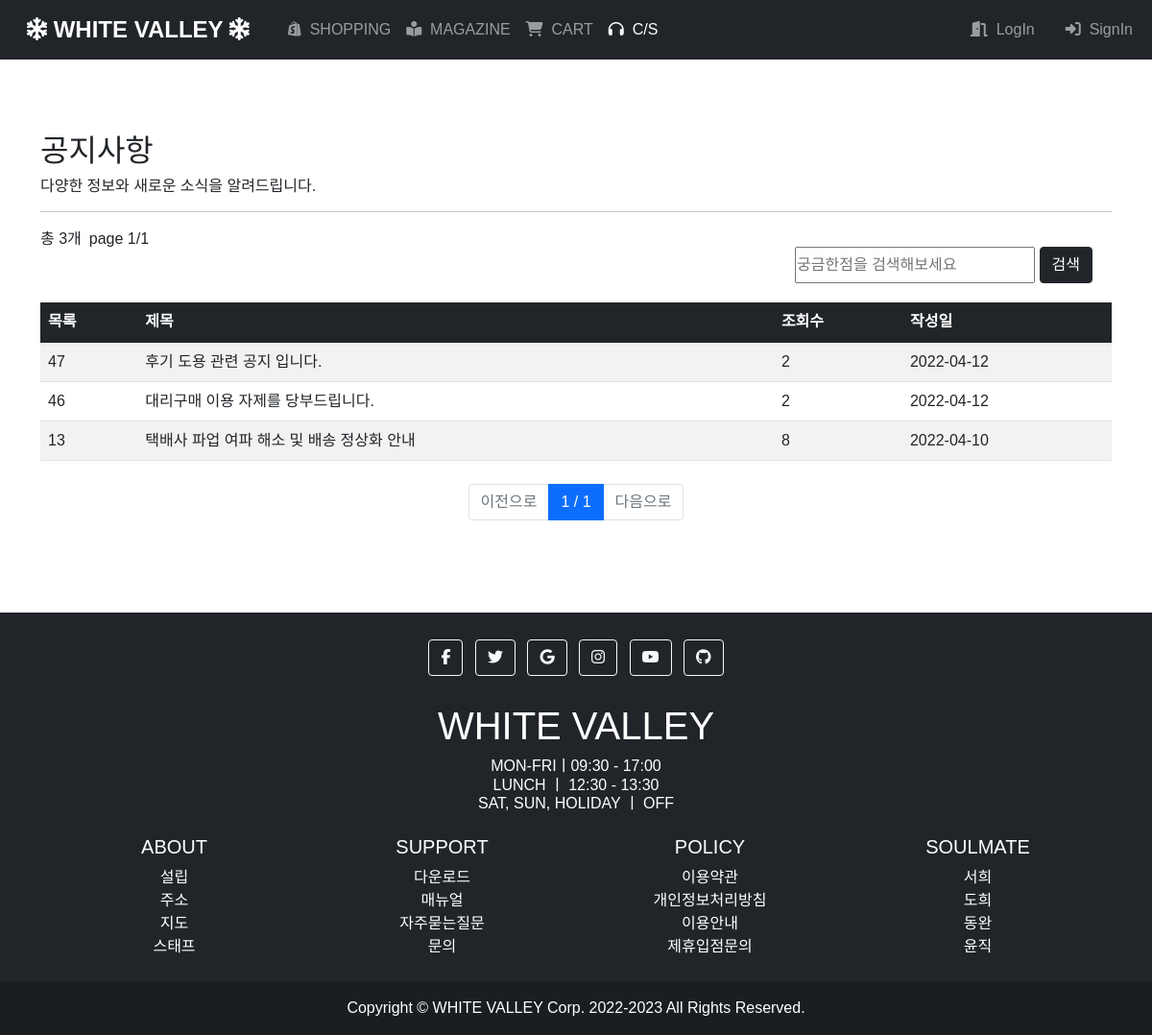
The page /whitevalley/cs/list/ on the database its author committed.
### shop/models.py (models this page shows, shortened)
class Config(models.Model):
    name = models.CharField(max_length=30, verbose_name="회사명")
    ceo = models.CharField(max_length=40, verbose_name="회사대표")
    number = models.CharField(max_length=30, verbose_name="사업자등록번호")
    address = models.CharField(max_length=600, verbose_name="회사주소")
    email = models.CharField(max_length=100, verbose_name="회사메일")
    site_name = models.CharField(max_length=30, verbose_name="사이트명")
    sale_time = models.CharField(max_length=300, verbose_name="영업시간")
    lunch_time = models.CharField(max_length=300, verbose_name="점심시간")
    holiday = models.CharField(max_length=300, verbose_name="휴일")
    sign_point = models.IntegerField(default=0, verbose_name="회원가입 적립금")
    return_point = models.IntegerField(default=0, verbose_name="구매 반환 적립금")
    review_point = models.IntegerField(default=0, verbose_name="포토후기 적립금")
    best_point = models.IntegerField(default=0, verbose_name="BEST 적립금")
    min_amount = models.IntegerField(default=0, verbose_name="최소 적용 가능 금액")
    max_point = models.IntegerField(default=0, verbose_name="최대 적용 가능 포인트")
    tag_show = models.BooleanField(default=True, verbose_name="태그 노출 여부")
    class Meta:
        db_table = 't_config'
        verbose_name = '환경 설정'
        verbose_name_plural = '환경 설정(들)'

### cs/models.py (models this page shows, shortened)
class Board(models.Model):
    user = models.ForeignKey('user.User', on_delete=models.CASCADE, verbose_name="작성자")
    tag = models.CharField(max_length=30, verbose_name='게시글 종류')
    title = models.CharField(max_length=60, verbose_name='제목')
    content = models.TextField(blank=True, verbose_name='내용')
    reg_date = models.DateTimeField(auto_now_add=True, verbose_name='작성일')
    view_cnt = models.IntegerField(default=0, verbose_name='조회수')
    e_start = models.DateField(null=True, verbose_name='이벤트 시작일')
    e_end = models.DateField(null=True, verbose_name='이벤트 종료일')
    class Meta:
        db_table = 't_board'
        verbose_name = '게시글'
        verbose_name_plural = '게시글(들)'

### cs/views.py (the view)
# urls.py: path("list/", views.notice_list, name="notice_list"),
def notice_list(request):
    keyword = request.GET.get('keyword')
    if keyword:
        all_notices = Board.objects.filter(tag='공지사항',title__contains=keyword).order_by('-reg_date')
    else:
        all_notices = Board.objects.filter(tag='공지사항').order_by('-reg_date')
    page = int(request.GET.get('p', 1))
    paginator = Paginator(all_notices, 10)
    notices = paginator.get_page(page)
    context = {
        'session': request.session,
        'config': Config.objects.get(id=1),
        'currentpage': 'cs',
        'notices': notices,
        'all_notices': all_notices,
    }
    return render(request, 'notice_list.html', context)

### cs/templates/notice_list.html (shortened to what this page needs)
{% extends 'base.html' %}
{% block attachment %}
{% load static %}
<link rel="stylesheet" href="{% static 'css/cs.css' %}?ver=1">
{% endblock %}
{% block contents %}
<div style="margin-top: 80px;">
    <h2>공지사항</h2>
    <h6>다양한 정보와 새로운 소식을 알려드립니다.</h6>
    <hr>
</div>
<div class="mb-3 mt-3">
    <span class="float-start me-2">총 {{ notices.paginator.count }}개</span>
    <span class="float-start">page {{ notices.number }}/{{ notices.paginator.num_pages }}</span>
</div>
<table class="table table-striped table-hover">
    <thead class="table-dark">
        <tr>
            <th>목록</th>
            <th>제목</th>
            <th>조회수</th>
            <th>작성일</th>
        </tr>
    </thead>
    <form action="" method="GET">
        <div style="float: right; margin: 20px;">
            <input type="text" placeholder="궁금한점을 검색해보세요" name="keyword" style="width:250px; height:38px;">
            <button type="submit" class="btn btn-dark">검색</button>
        </div>
        {% if all_notices %}
        {% for notice in notices %}
        <tr onclick="location.href='{% url 'Cs:notice_detail' notice.id %}'" style="cursor: pointer;">
            <td>{{ notice.id }}</td>
            <td>{{ notice.title }}</td>
            <td>{{ notice.view_cnt }}</td>
            <td>{{ notice.reg_date|date:"Y-m-d" }}</td>
        </tr>
        {% endfor %}
        {% endif %}
    </form>
</table>
<div class="row mt-2" style="margin:80px;">
    <div class="col-12">
        <nav>
            <ul class="pagination justify-content-center">
                {% if notices.has_previous %}
                <li class="page-item">
                    <a class="page-link" href="?p={{notices.previous_page_number}}">이전으로</a>
                </li>
                {% else %}
                <li class="page-item disabled">
                    <a class="page-link disabled" href="#">이전으로</a>
                </li>
                {% endif %}
                <li class="page-item active">
                    <a class="page-link" href="#">{{notices.number}} / {{notices.paginator.num_pages }}</a>
                </li>
                {% if notices.has_next %}
                <li class="page-item">
                    <a class="page-link" href="?p={{notices.next_page_number}}">다음으로</a>
                </li>
                {% else %}
                <li class="page-item disabled">
                    <a class="page-link disabled" href="#">다음으로</a>
                </li>
                {% endif %}
            </ul>
        </nav>
    </div>
</div>
{% endblock %}

### shop/templates/base.html (shortened to what this page needs)
{% load static %}
<!DOCTYPE html>
<html lang="ko">
<head>
    <link href="{% static 'css/bootstrap.min.css' %}" rel="stylesheet">
    {% block attachment %}{% endblock %}
</head>
<body>
    <div class="fixed-top">
        <nav class="navbar navbar-expand-lg navbar-dark bg-dark">
            <div class="container-fluid">
                <a class="navbar-brand ms-3 fw-bold fs-4" href="{% url 'Main:home' %}">
                    <i class="fa-solid fa-snowflake fa-spin"></i>
                    {{ config.site_name }}
                    <i class="fa-solid fa-snowflake fa-spin"></i>
                </a>
                <div class="collapse navbar-collapse" id="navbarNavDropdown">
                    <ul class="navbar-nav ms-3">
                        <li class="nav-item" id="nav_shopping">
                            {% if currentpage == 'shopping' %}
                                <a class="nav-link active"><i class="fa-brands fa-shopify fa-beat-fade"></i>&nbsp SHOPPING</a>
                            {% else %}
                                <a class="nav-link"><i class="fa-brands fa-shopify"></i>&nbsp SHOPPING</a>
                            {% endif %}
                        </li>
                        <li class="nav-item">
                            {% if currentpage == 'magazine' %}
                                <a class="nav-link active" href="{% url 'User:magazine_list' %}"><i class="fa-solid fa-book-open-reader fa-beat-fade"></i>&nbsp MAGAZINE</a>
                            {% else %}
                                <a class="nav-link" href="{% url 'User:magazine_list' %}"><i class="fa-solid fa-book-open-reader"></i>&nbsp MAGAZINE</a>
                            {% endif %}
                        </li>
                        <li class="nav-item">
                            {% if currentpage == 'cart' %}
                                <a class="nav-link active" href="{% url 'Main:cart' %}"><i class="fa-solid fa-cart-shopping fa-beat-fade"></i>&nbsp CART</a>
                            {% else %}
                                <a class="nav-link" href="{% url 'Main:cart' %}"><i class="fa-solid fa-cart-shopping"></i>&nbsp CART</a>
                            {% endif %}
                        </li>
                        <li class="nav-item" id="nav_cs">
                            {% if currentpage == 'cs' %}
                                <a class="nav-link active"><i class="fa-solid fa-headphones fa-beat-fade"></i>&nbsp C/S</a>
                            {% else %}
                                <a class="nav-link"><i class="fa-solid fa-headphones"></i>&nbsp C/S</a>
                            {% endif %}
                        </li>
                    </ul>
                </div>
                <div class="collapse navbar-collapse justify-content-end" id="navbarNavDropdown">
                    <ul class="navbar-nav ms-3">
                        <li class="nav-item me-3">
                            {% if session.user %}
                                <form action="{% url 'User:user_logout' %}" id="logout_form">
                                    {% csrf_token %}
                                    <a class="nav-link" id="logout_btn"><i class="fa-solid fa-power-off"></i>&nbsp LogOut</a>
                                </form>
                            {% else %}
                                {% if currentpage == 'login' %}
                                    <a class="nav-link active" href="{% url 'User:user_login' %}"><i class="fa-solid fa-door-open fa-beat-fade"></i>&nbsp LogIn</a>
                                {% else %}
                                    <a class="nav-link" href="{% url 'User:user_login' %}"><i class="fa-solid fa-door-open"></i>&nbsp LogIn</a>
                                {% endif %}
                            {% endif %}
                        </li>
                        <li class="nav-item">
                            {% if session.admin %}
                                {% if currentpage == 'admin' %}
                                    <a class="nav-link active" href="{% url 'Main:admin' %}"><i class="fa-solid fa-gear fa-beat-fade"></i>&nbsp Manage</a>
                                {% else %}
                                    <a class="nav-link" href="{% url 'Main:admin' %}"><i class="fa-solid fa-gear"></i>&nbsp Manage</a>
                                {% endif %}
                            {% elif session.user %}
                                {% if currentpage == 'mypage' %}
                                    <a class="nav-link active" href="{% url 'User:mypage' %}"><i class="fa-solid fa-user fa-beat-fade"></i>&nbsp MyPage</a>
                                {% else %}
                                    <a class="nav-link" href="{% url 'User:mypage' %}"><i class="fa-solid fa-user"></i>&nbsp MyPage</a>
                                {% endif %}
                            {% else %}
                                {% if currentpage == 'signin' %}
                                    <a class="nav-link active" href="{% url 'User:user_register' %}"><i class="fa-solid fa-right-to-bracket fa-beat-fade"></i>&nbsp SignIn</a>
                                {% else %}
                                    <a class="nav-link" href="{% url 'User:user_register' %}"><i class="fa-solid fa-right-to-bracket"></i>&nbsp SignIn</a>
                                {% endif %}
                            {% endif %}
                        </li>
                    </ul>
                </div>
            </div>
        </nav>
    </div>
    <div class="container mt-3">
        {% block contents %}{% endblock %}
    </div>
    <footer class="bg-dark text-center text-white">
        <div class="container p-4">
            <section class="mb-4">
                <a class="btn btn-outline-light btn-floating m-1" href="http://www.facebook.com" role="button" target="_blank">
                    <i class="fab fa-facebook-f"></i>
                </a>
                <a class="btn btn-outline-light btn-floating m-1" href="http://www.twitter.com" role="button" target="_blank">
                    <i class="fab fa-twitter"></i>
                </a>
                <a class="btn btn-outline-light btn-floating m-1" href="http://www.google.com" role="button" target="_blank">
                    <i class="fab fa-google"></i>
                </a>
                <a class="btn btn-outline-light btn-floating m-1" href="http://www.instagram.com" role="button" target="_blank">
                    <i class="fab fa-instagram"></i>
                </a>
                <a class="btn btn-outline-light btn-floating m-1" href="http://www.youtube.com" role="button" target="_blank">
                    <i class="fab fa-youtube"></i>
                </a>
                <a class="btn btn-outline-light btn-floating m-1" href="http://www.github.com" role="button" target="_blank">
                    <i class="fab fa-github"></i>
                </a>
            </section>
            <section class="mb-4">
                <h1>{{ config.site_name }}</h1>
                <h6>
                    {{ config.sale_time }}<br>
                    {{ config.lunch_time }}<br>
                    {{ config.holiday }}
                </h6>
            </section>
            <section class="">
                <div class="row">
                    <div class="col-lg-3 col-md-6 mb-4 mb-md-0">
                        <h5 class="text-uppercase">ABOUT</h5>
                        <ul class="list-unstyled mb-0">
                            <li><a href="#!" class="text-white text-decoration-none">설립</a></li>
                            <li><a href="#!" class="text-white text-decoration-none">주소</a></li>
                            <li><a href="#!" class="text-white text-decoration-none">지도</a></li>
                            <li><a href="#!" class="text-white text-decoration-none">스태프</a></li>
                        </ul>
                    </div>
                    <div class="col-lg-3 col-md-6 mb-4 mb-md-0">
                        <h5 class="text-uppercase">SUPPORT</h5>
                        <ul class="list-unstyled mb-0">
                            <li><a href="#!" class="text-white text-decoration-none">다운로드</a></li>
                            <li><a href="#!" class="text-white text-decoration-none">매뉴얼</a></li>
                            <li><a href="#!" class="text-white text-decoration-none">자주묻는질문</a></li>
                            <li><a href="#!" class="text-white text-decoration-none">문의</a></li>
                        </ul>
                    </div>
                    <div class="col-lg-3 col-md-6 mb-4 mb-md-0">
                        <h5 class="text-uppercase">POLICY</h5>
                        <ul class="list-unstyled mb-0">
                            <li><a href="#!" class="text-white text-decoration-none">이용약관</a></li>
                            <li><a href="#!" class="text-white text-decoration-none">개인정보처리방침</a></li>
                            <li><a href="#!" class="text-white text-decoration-none">이용안내</a></li>
                            <li><a href="#!" class="text-white text-decoration-none">제휴입점문의</a></li>
                        </ul>
                    </div>
                    <div class="col-lg-3 col-md-6 mb-4 mb-md-0">
                        <h5 class="text-uppercase">SOULMATE</h5>
                        <ul class="list-unstyled mb-0">
                            <li><a href="#!" class="text-white text-decoration-none">서희</a></li>
                            <li><a href="#!" class="text-white text-decoration-none">도희</a></li>
                            <li><a href="#!" class="text-white text-decoration-none">동완</a></li>
                            <li><a href="#!" class="text-white text-decoration-none">윤직</a></li>
                        </ul>
                    </div>
                </div>
            </section>
        </div>
        <div class="text-center p-3" style="background-color: rgba(0, 0, 0, 0.2);">
            Copyright © {{ config.site_name }} Corp. 2022-2023 All Rights Reserved.
        </div>
    </footer>
</body>
</html>

### shop/templates/base.html (style rules this page uses)
* { box-sizing: border-box; margin: 0; padding: 0; font-family: Arial, Helvetica, sans-serif; }
body { padding-top: 58px; }
a { cursor: pointer; }

### rows shown on the page
Config: site_name "WHITE VALLEY", sale_time "MON-FRIㅣ09:30 - 17:00", lunch_time "LUNCH ㅣ 12:30 - 13:30", holiday "SAT, SUN, HOLIDAY ㅣ OFF"
Board: id "47", title "후기 도용 관련 공지 입니다.", view_cnt "2", reg_date "2022-04-12"
Board: id "46", title "대리구매 이용 자제를 당부드립니다.", view_cnt "2", reg_date "2022-04-12"
Board: id "13", title "택배사 파업 여파 해소 및 배송 정상화 안내", view_cnt "8", reg_date "2022-04-10"

### other values the page prints
{{ notices.paginator.count }} "3"
{{ notices.number }} "1"
{{ notices.paginator.num_pages }} "1"
